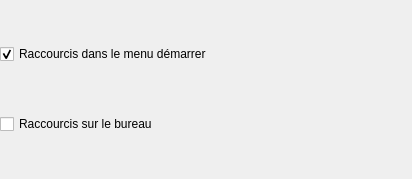
<?xml version="1.0" encoding="UTF-8"?>
<ui version="4.0">
 <class>StartMenuShortcutCheckBoxForm</class>
 <widget class="QWidget" name="StartMenuShortcutCheckBoxForm">
  <property name="geometry">
   <rect>
    <x>0</x>
    <y>0</y>
    <width>412</width>
    <height>179</height>
   </rect>
  </property>
  <layout class="QVBoxLayout" name="verticalLayout">
   <property name="leftMargin">
    <number>0</number>
   </property>
   <property name="topMargin">
    <number>0</number>
   </property>
   <property name="rightMargin">
    <number>0</number>
   </property>
   <property name="bottomMargin">
    <number>0</number>
   </property>
   <item>
    <widget class="QCheckBox" name="startMenuShortcutCheckBox">
     <property name="text">
      <string>Raccourcis dans le menu démarrer</string>
     </property>
     <property name="checked">
      <bool>true</bool>
     </property>
     <property name="tristate">
      <bool>false</bool>
     </property>
    </widget>
   </item>
   <item>
    <widget class="QCheckBox" name="desktopShortcutCheckBox">
     <property name="text">
      <string>Raccourcis sur le bureau</string>
     </property>
    </widget>
   </item>
  </layout>
 </widget>
 <resources/>
 <connections/>
</ui>
